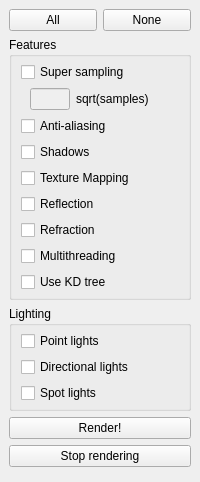
  <widget class="QDockWidget" name="rayDock">
   <property name="windowTitle">
    <string>&amp;Ray</string>
   </property>
   <attribute name="dockWidgetArea">
    <number>1</number>
   </attribute>
   <widget class="QWidget" name="rayDockContents">
    <layout class="QVBoxLayout" name="verticalLayout_4">
     <item>
      <widget class="QWidget" name="rayAllOrNone" native="true">
       <layout class="QHBoxLayout" name="horizontalLayout">
        <property name="leftMargin">
         <number>0</number>
        </property>
        <property name="topMargin">
         <number>0</number>
        </property>
        <property name="rightMargin">
         <number>0</number>
        </property>
        <property name="bottomMargin">
         <number>0</number>
        </property>
        <item>
         <widget class="QPushButton" name="rayAllButton">
          <property name="text">
           <string>All</string>
          </property>
         </widget>
        </item>
        <item>
         <widget class="QPushButton" name="rayNoneButton">
          <property name="text">
           <string>None</string>
          </property>
         </widget>
        </item>
       </layout>
      </widget>
     </item>
     <item>
      <widget class="QGroupBox" name="rayFeatures">
       <property name="title">
        <string>Features</string>
       </property>
       <layout class="QVBoxLayout" name="verticalLayout_11">
        <property name="topMargin">
         <number>5</number>
        </property>
        <property name="bottomMargin">
         <number>5</number>
        </property>
        <item>
         <widget class="QCheckBox" name="raySuperSamping">
          <property name="text">
           <string>Super sampling</string>
          </property>
         </widget>
        </item>
        <item>
         <widget class="QWidget" name="raySuperSamples" native="true">
          <property name="sizePolicy">
           <sizepolicy hsizetype="Preferred" vsizetype="Preferred">
            <horstretch>0</horstretch>
            <verstretch>0</verstretch>
           </sizepolicy>
          </property>
          <layout class="QGridLayout" name="gridLayout_7">
           <property name="topMargin">
            <number>0</number>
           </property>
           <property name="bottomMargin">
            <number>0</number>
           </property>
           <property name="horizontalSpacing">
            <number>6</number>
           </property>
           <item row="1" column="1">
            <widget class="QLabel" name="raySuperSamplesLabel">
             <property name="sizePolicy">
              <sizepolicy hsizetype="Preferred" vsizetype="Preferred">
               <horstretch>0</horstretch>
               <verstretch>0</verstretch>
              </sizepolicy>
             </property>
             <property name="text">
              <string>sqrt(samples)</string>
             </property>
            </widget>
           </item>
           <item row="1" column="0">
            <widget class="QLineEdit" name="raySuperSamplesTextbox">
             <property name="enabled">
              <bool>false</bool>
             </property>
             <property name="sizePolicy">
              <sizepolicy hsizetype="Expanding" vsizetype="Fixed">
               <horstretch>0</horstretch>
               <verstretch>0</verstretch>
              </sizepolicy>
             </property>
             <property name="minimumSize">
              <size>
               <width>40</width>
               <height>0</height>
              </size>
             </property>
             <property name="maximumSize">
              <size>
               <width>40</width>
               <height>16777215</height>
              </size>
             </property>
             <property name="text">
              <string/>
             </property>
            </widget>
           </item>
          </layout>
         </widget>
        </item>
        <item>
         <widget class="QCheckBox" name="rayAntiAliasing">
          <property name="text">
           <string>Anti-aliasing</string>
          </property>
         </widget>
        </item>
        <item>
         <widget class="QCheckBox" name="rayShadows">
          <property name="text">
           <string>Shadows</string>
          </property>
         </widget>
        </item>
        <item>
         <widget class="QCheckBox" name="rayTextureMapping">
          <property name="text">
           <string>Texture Mapping</string>
          </property>
         </widget>
        </item>
        <item>
         <widget class="QCheckBox" name="rayReflection">
          <property name="text">
           <string>Reflection</string>
          </property>
         </widget>
        </item>
        <item>
         <widget class="QCheckBox" name="rayRefraction">
          <property name="text">
           <string>Refraction</string>
          </property>
         </widget>
        </item>
        <item>
         <widget class="QCheckBox" name="rayMultiThreading">
          <property name="text">
           <string>Multithreading</string>
          </property>
         </widget>
        </item>
        <item>
         <widget class="QCheckBox" name="rayUseKDTree">
          <property name="text">
           <string>Use KD tree</string>
          </property>
         </widget>
        </item>
       </layout>
      </widget>
     </item>
     <item>
      <widget class="QGroupBox" name="rayLighting">
       <property name="title">
        <string>Lighting</string>
       </property>
       <layout class="QVBoxLayout" name="verticalLayout_9">
        <property name="topMargin">
         <number>5</number>
        </property>
        <property name="bottomMargin">
         <number>5</number>
        </property>
        <item>
         <widget class="QCheckBox" name="rayPointLights">
          <property name="text">
           <string>Point lights</string>
          </property>
         </widget>
        </item>
        <item>
         <widget class="QCheckBox" name="rayDirectionalLights">
          <property name="text">
           <string>Directional lights</string>
          </property>
         </widget>
        </item>
        <item>
         <widget class="QCheckBox" name="raySpotLights">
          <property name="text">
           <string>Spot lights</string>
          </property>
         </widget>
        </item>
       </layout>
      </widget>
     </item>
     <item>
      <widget class="QPushButton" name="rayRenderButton">
       <property name="text">
        <string>Render!</string>
       </property>
      </widget>
     </item>
     <item>
      <widget class="QPushButton" name="rayStopRenderingButton">
       <property name="text">
        <string>Stop rendering</string>
       </property>
      </widget>
     </item>
     <item>
      <widget class="QWidget" name="rayDockEmptySpace" native="true">
       <property name="sizePolicy">
        <sizepolicy hsizetype="Preferred" vsizetype="Expanding">
         <horstretch>0</horstretch>
         <verstretch>0</verstretch>
        </sizepolicy>
       </property>
      </widget>
     </item>
    </layout>
   </widget>
  </widget>
